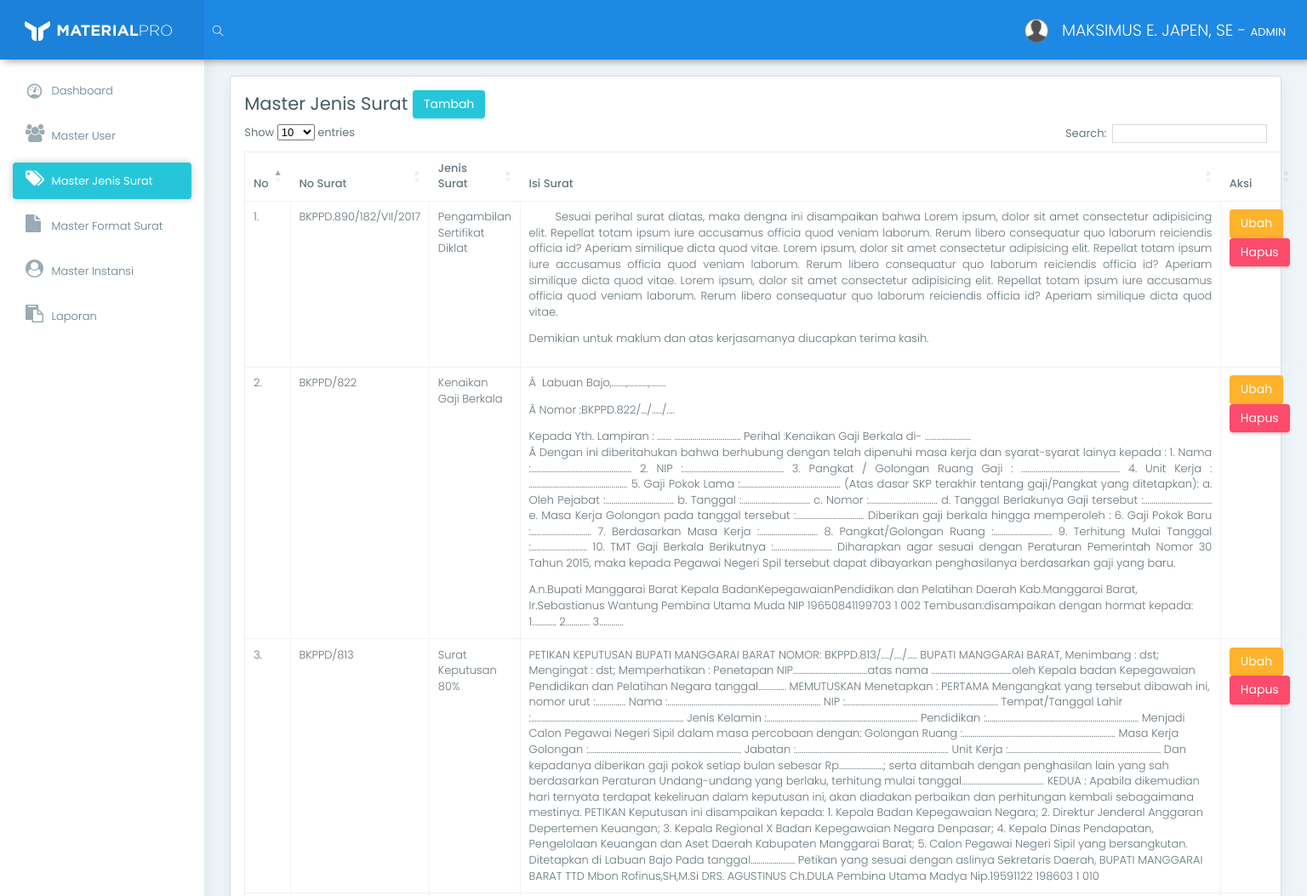
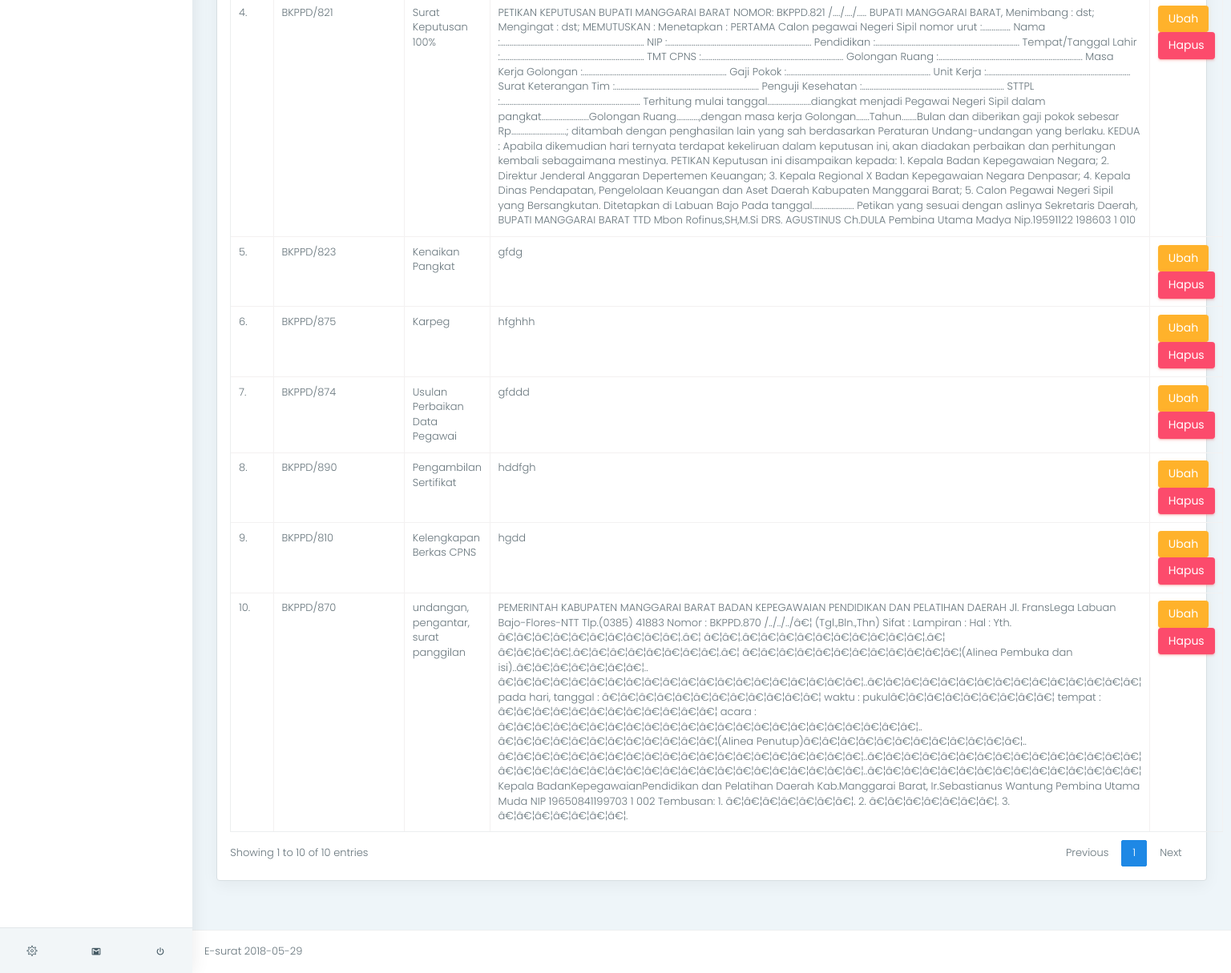
The page /app/index.php?page=view_jenis_surat (signed in) on the database its author committed (2 pictures, top to bottom).
### tables this page shows
CREATE TABLE `tb_user` (
  `id_user` varchar(11) NOT NULL,
  `nip` varchar(20) NOT NULL,
  `nama` varchar(100) NOT NULL,
  `id_jabatan` int(11) NOT NULL
);

CREATE TABLE `tb_jenis_surat` (
  `id_jenis_surat` int(11) NOT NULL,
  `no_surat` varchar(50) NOT NULL,
  `jenis_surat` varchar(50) NOT NULL,
  `isi_surat` text NOT NULL
);

### app/helper/koneksi.php (called while the page is built, shortened)
<?php
class Koneksi {
	private $koneksi;
	function __construct(){
		$this->koneksi = new mysqli("localhost","root","","db_e_surat");
	}
	public function setQuery($sql){
		return $this->koneksi->query($sql);
	}
}
 ?>

### app/helper/auth.php (called while the page is built, shortened)
<?php
include 'crud.php';
class Auth {
	public function isKepalaBadan(){
		return ($_SESSION['sess_user']['sess_status'] == "KEPALA BADAN");
	}
	public function isAdmin(){
		return ($_SESSION['sess_user']['sess_status'] == "ADMIN");
	}
	public function getUser($id_user){
		$sql    = "SELECT * FROM tb_user WHERE id_user = '$id_user'";
		$crud   = new Crud();
		$result = $crud->view($sql);
		return $result[0]['nama'];
	}
}
 ?>

### app/helper/crud.php (called while the page is built, shortened)
<?php
include_once 'koneksi.php';
class Crud {
	function __construct(){
		$this->koneksi = new Koneksi();
	}
	public function view($sql){
		$result = $this->koneksi->setQuery($sql);
		$data = [];
        while ($row = $result->fetch_assoc()) {
            $data[] = $row;
        }
        return $data;
	}
}
 ?>

### app/m_jenis_surat/view.php (the view)
<div class="row">
    <div class="col-lg-12">
        <div class="card">
            <div class="card-block">
                <h3>
                    Master Jenis Surat
                    <a href="index.php?page=add_jenis_surat" class="btn btn-success">Tambah</a>
                </h3>
                <table class="table table-stripped table-bordered" id="data_table">
                    <thead>
                        <tr>
                            <th>No</th>
                            <th>No Surat</th>
                            <th>Jenis Surat</th>
                            <th>Isi Surat</th>
                            <th>Aksi</th>
                        </tr>
                    </thead>
                    <tbody>
                        <?php
                            $crud   = new Crud();
                            $result = $crud->view("SELECT * FROM tb_jenis_surat");
                            $no = 1;
                            foreach ($result as $value):
                        ?>
                        <tr>
                            <td><?= $no++."." ?></td>
                            <td><?= $value['no_surat'] ?></td>
                            <td><?= $value['jenis_surat'] ?></td>
                            <td><?= $value['isi_surat'] ?></td>
                            <td>
                                <a href="index.php?page=edit_jenis_surat&id_jenis_surat=<?= $value['id_jenis_surat'] ?>" class="btn btn-warning">Ubah</a>
                                <a href="index.php?page=delete_jenis_surat&id_jenis_surat=<?= $value['id_jenis_surat'] ?>" onClick="return confirm('Data Akan Dihapus !')" class="btn btn-danger">Hapus</a>
                            </td>
                        </tr>
                        <?php endforeach ?>
                    </tbody>
                </table>
            </div>
        </div>
    </div>
</div>

### app/index.php (shortened to what this page needs)
<?php
include "helper/auth.php";
$auth = new Auth();
?>
<!DOCTYPE html>
<html lang="en">
<head>
	<link href="../assets/css/box.css" rel="stylesheet">
	<link href="../assets/plugins/bootstrap/css/bootstrap.min.css" rel="stylesheet">
	<link href="../assets/plugins/c3-master/c3.min.css" rel="stylesheet">
	<link href="../assets/css/style.css" rel="stylesheet">
	<link href="../assets/css/colors/blue.css" id="theme" rel="stylesheet">
	<link rel="stylesheet" href="https://cdn.datatables.net/1.10.16/css/dataTables.bootstrap4.min.css">
	<link href="https://cdnjs.cloudflare.com/ajax/libs/select2/4.0.6-rc.0/css/select2.min.css" rel="stylesheet" />
</head>
<body class="fix-header fix-sidebar card-no-border">
	<div id="main-wrapper">
		<header class="topbar">
			<nav class="navbar top-navbar navbar-toggleable-sm navbar-light">
				<div class="navbar-header">
					<a class="navbar-brand" href="index.html">
						<b>
							<img src="../assets/images/logo-light-icon.png" alt="homepage" class="light-logo" />
						</b>
						<span>
						 <img src="../assets/images/logo-light-text.png" class="light-logo" alt="homepage" /></span> </a>
				</div>
				<div class="navbar-collapse">
					<ul class="navbar-nav mr-auto mt-md-0">
						<li class="nav-item hidden-sm-down search-box"> <a class="nav-link hidden-sm-down text-muted waves-effect waves-dark" href="javascript:void(0)"><i class="ti-search"></i></a>
						</li>
					</ul>
					<ul class="navbar-nav my-lg-0">
						<li class="nav-item dropdown">
							<a class="nav-link dropdown-toggle text-muted waves-effect waves-dark" href="" data-toggle="dropdown" aria-haspopup="true" aria-expanded="false"><img src="../assets/images/user.png" alt="user" class="profile-pic m-r-10" />
								<?= $auth->getUser($_SESSION['sess_user']['sess_id_user'])." - <b>".$_SESSION['sess_user']['sess_status']."</b>" ?>
							</a>
						</li>
					</ul>
				</div>
			</nav>
		</header>
		<aside class="left-sidebar">
			<div class="scroll-sidebar">
				<nav class="sidebar-nav">
					<ul id="sidebarnav">
					<li>
						<a class="waves-effect waves-dark" href="index.php?page=view_dashbord" aria-expanded="false"><i class="mdi mdi-gauge"></i><span class="hide-menu"> Dashboard</span></a>
					</li>
					<?php if($auth->isKepalaBadan()): ?>
						<li>
							<a class="waves-effect waves-darkenvelope-open" href="index.php?page=view_disposisi" aria-expanded="false"><i class="fa fa-envelope-square"></i><span class="hide-menu"> Disposisi</span></a>
						</li>
					<?php elseif($auth->isAdmin()): ?>
						<li>
							<a class="waves-effect waves-dark" href="index.php?page=view_user" aria-expanded="false"><i class="fa fa-users"></i><span class="hide-menu"> Master User</span></a>
						</li>
						<li>
							<a class="waves-effect waves-dark" href="index.php?page=view_jenis_surat" aria-expanded="false"><i class="fa fa-tags"></i><span class="hide-menu"> Master Jenis Surat</span></a>
						</li>
						<li>
							<a class="waves-effect waves-dark" href="index.php?page=view_format_surat" aria-expanded="false"><i class="fa fa-file"></i><span class="hide-menu"> Master Format Surat</span></a>
						</li>
						<li>
							<a class="waves-effect waves-dark" href="index.php?page=view_dinas" aria-expanded="false"><i class="fa fa-user-circle"></i><span class="hide-menu"> Master Instansi</span></a>
						</li>
					<?php elseif($auth->isDinas()): ?>
						<li>
							<a class="waves-effect waves-darkenvelope-open" href="index.php?page=view_surat_masuk" aria-expanded="false"><i class="fa fa-envelope-open"></i><span class="hide-menu"> Surat Masuk</span></a>
						</li>
					<?php elseif($auth->isPegawai()): ?>
						<li>
							<a class="waves-effect waves-darkenvelope-open" href="index.php?page=view_surat_masuk_tu" aria-expanded="false"><i class="fa fa-envelope-open"></i><span class="hide-menu"> Surat Masuk</span></a>
						</li>
					<?php endif ?>
					<li>
						<a class="waves-effect waves-dark" href="index.php?page=#" aria-expanded="false"><i class="fa fa-clipboard"></i><span class="hide-menu"> Laporan</span></a>
					</li>
					</ul>
				</nav>
			</div>
			<div class="sidebar-footer">
				<a href="" class="link" data-toggle="tooltip" title="Settings"><i class="ti-settings"></i></a>
				<a href="" class="link" data-toggle="tooltip" title="Email"><i class="mdi mdi-gmail"></i></a>
				<a href="../logout.php" class="link" data-toggle="tooltip" title="Logout"><i class="mdi mdi-power"></i></a> </div>
		</aside>
		<div class="page-wrapper">
			<div class="container-fluid"><br>
				<?php
				$page = isset( $_GET['page'])?$_GET['page']:"";
				if($page){
					if($page == "view_dashbord"){
						include "dashbord/view.php";
					}else if($page == "view_user"){
						include "m_pegawai/view.php";
					}else if($page == "add_user"){
						include "m_pegawai/add_form.php";
					}else if($page == "edit"){
						include "m_pegawai/edit_form.php";
					}else if($page == "delete"){
						include "m_pegawai/delete.php";
					}
					else if($page == "view_jenis_surat"){
						include "m_jenis_surat/view.php";
					}else if($page == "add_jenis_surat"){
						include "m_jenis_surat/add_form.php";
					}else if($page == "edit_jenis_surat"){
						include "m_jenis_surat/edit_form.php";
					}else if($page == "delete_jenis_surat"){
						include "m_jenis_surat/delete.php";
					}
				}else{
					include "dashbord/view.php";
				}
				?>
			</div>
			<footer class="footer"> E-surat <?= date("Y-m-d") ?> </footer>
		</div>
	</div>
</body>
</html>

### assets/css/colors/blue.css (style rules this page uses)
.topbar { background: #1e88e5; }
.topbar .navbar-header { background: rgba(0, 0, 0, 0.05); }
.topbar .top-navbar .navbar-header .navbar-brand .light-logo { display: inline-block; color: rgba(255, 255, 255, 0.8); }
.topbar .navbar-light .navbar-nav .nav-item > a.nav-link { color: #ffffff !important; }
.sidebar-nav { background: #fff; }
.sidebar-nav ul li a { color: #607d8b; }
.sidebar-nav ul li a.active, .sidebar-nav ul li a:hover { color: #26c6da; }
.sidebar-nav ul li a.active { color: #263238; }
.sidebar-nav > ul > li.active > a, .sidebar-nav > ul > li.active:hover > a { color: #ffffff; background: #26c6da; }
.sidebar-nav > ul > li.active > a i, .sidebar-nav > ul > li.active:hover > a i { color: #ffffff; }
.sidebar-nav > ul > li.active > a:after, .sidebar-nav > ul > li.active:hover > a:after { border-color: #ffffff; }
.sidebar-nav > ul > li > a.active i, .sidebar-nav > ul > li > a:hover i { color: #26c6da; }
.sidebar-nav > ul > li > a i { color: #99abb4; }
.sidebar-nav > ul > li > a.active { font-weight: 400; background: #ffffff; color: #1e88e5; }
.card-no-border .sidebar-nav > ul > li > a.active { color: #ffffff; background: #26c6da; }
.card-no-border .sidebar-nav > ul > li > a.active i { color: #ffffff; }
.card-no-border .sidebar-nav > ul > li > a.active:after { border-color: #ffffff; }

### app/index.php (style rules this page uses)
* { font-size: 13px; line-height: 1.428; }

### rows shown on the page
tb_user: nama "MAKSIMUS E. JAPEN, SE"
tb_jenis_surat: no_surat "BKPPD.890/182/VII/2017", jenis_surat "Pengambilan Sertifikat Diklat", isi_surat "Sesuai perihal surat diatas, maka dengna ini disampaikan bahwa Lorem ipsum, dolor sit amet consectetur adipisicing elit. Repellat totam ipsum iure accusamus officia quod veniam laborum. Rerum libero consequatur quo laborum reiciendis officia id? Aperiam similique dicta quod vitae. Lorem ipsum, dolor sit amet consectetur adipisicing elit. Repellat totam ipsum iure accusamus officia quod veniam laborum. Rerum libero consequatur quo laborum reiciendis officia id? Aperiam similique dicta quod vitae. Lorem ipsum, dolor sit amet consectetur adipisicing elit. Repellat totam ipsum iure accusamus officia quod veniam laborum. Rerum libero consequatur quo laborum reiciendis officia id? Aperiam…"
tb_jenis_surat: no_surat "BKPPD/822", jenis_surat "Kenaikan Gaji Berkala", isi_surat "Â Labuan Bajo,.......,..........,........ Â Nomor :BKPPD.822/.../...../.... Kepada Yth. Lampiran : ....... ................................. Perihal :Kenaikan Gaji Berkala di- ....................... Â Dengan ini diberitahukan bahwa berhubung dengan telah dipenuhi masa kerja dan syarat-syarat lainya kepada : 1. Nama :.................................................. 2. NIP :.................................................. 3. Pangkat / Golongan Ruang Gaji : ................................................. 4. Unit Kerja : ................................................. 5. Gaji Pokok Lama :.................................................. (Atas dasar SKP terakhir tentang gaji/Pangkat…"
tb_jenis_surat: no_surat "BKPPD/813", jenis_surat "Surat Keputusan 80%", isi_surat "PETIKAN KEPUTUSAN BUPATI MANGGARAI BARAT NOMOR: BKPPD.813/..../..../..... BUPATI MANGGARAI BARAT, Menimbang : dst; Mengingat : dst; Memperhatikan : Penetapan NIP.....................................atas nama ........................................oleh Kepala badan Kepegawaian Pendidikan dan Pelatihan Negara tanggal.............. MEMUTUSKAN Menetapkan : PERTAMA Mengangkat yang tersebut dibawah ini, nomor urut :............... Nama :............................................................................ NIP :............................................................................ Tempat/Tanggal Lahir :............................................................................ Jenis…"
tb_jenis_surat: no_surat "BKPPD/821", jenis_surat "Surat Keputusan 100%", isi_surat "PETIKAN KEPUTUSAN BUPATI MANGGARAI BARAT NOMOR: BKPPD.821 /..../..../..... BUPATI MANGGARAI BARAT, Menimbang : dst; Mengingat : dst; MEMUTUSKAN : Menetapkan : PERTAMA Calon pegawai Negeri Sipil nomor urut :............... Nama :............................................................................ NIP :............................................................................ Pendidikan :............................................................................ Tempat/Tanggal Lahir :............................................................................ TMT CPNS :........................................................................... Golongan Ruang…"
tb_jenis_surat: no_surat "BKPPD/823", jenis_surat "Kenaikan Pangkat", isi_surat "gfdg"
tb_jenis_surat: no_surat "BKPPD/875", jenis_surat "Karpeg", isi_surat "hfghhh"
tb_jenis_surat: no_surat "BKPPD/874", jenis_surat "Usulan Perbaikan Data Pegawai", isi_surat "gfddd"
tb_jenis_surat: no_surat "BKPPD/890", jenis_surat "Pengambilan Sertifikat", isi_surat "hddfgh"
tb_jenis_surat: no_surat "BKPPD/810", jenis_surat "Kelengkapan Berkas CPNS", isi_surat "hgdd"
tb_jenis_surat: no_surat "BKPPD/870", jenis_surat "undangan, pengantar, surat panggilan", isi_surat "PEMERINTAH KABUPATEN MANGGARAI BARAT BADAN KEPEGAWAIAN PENDIDIKAN DAN PELATIHAN DAERAH Jl. FransLega Labuan Bajo-Flores-NTT Tlp.(0385) 41883 Nomor : BKPPD.870 /../../../â€¦ (Tgl.,Bln.,Thn) Sifat : Lampiran : Hal : Yth. â€¦â€¦â€¦â€¦â€¦â€¦â€¦â€¦â€¦â€¦.â€¦ â€¦â€¦.â€¦â€¦â€¦â€¦â€¦â€¦â€¦â€¦â€¦â€¦.â€¦ â€¦â€¦â€¦â€¦.â€¦â€¦â€¦â€¦â€¦â€¦â€¦â€¦.â€¦ â€¦â€¦â€¦â€¦â€¦â€¦â€¦â€¦â€¦â€¦â€¦â€¦(Alinea Pembuka dan isi)..â€¦â€¦â€¦â€¦â€¦â€¦â€¦.. â€¦â€¦â€¦â€¦â€¦â€¦â€¦â€¦â€¦â€¦â€¦â€¦â€¦â€¦â€¦â€¦â€¦â€¦â€¦â€¦..â€¦â€¦â€¦â€¦â€¦â€¦â€¦â€¦â€¦â€¦â€¦â€¦â€¦â€¦â€¦ pada hari, tanggal : â€¦â€¦â€¦â€¦â€¦â€¦â€¦â€¦â€¦â€¦â€¦â€¦ waktu : pukulâ€¦â€¦â€¦â€¦â€¦â€¦â€¦â€¦â€¦ tempat : â€¦â€¦â€¦â€¦â€¦â€¦â€¦â€¦â€¦â€¦â€¦â€¦ acara :…"

### other values the page prints
$_SESSION['sess_user']['sess_status'] "ADMIN"
